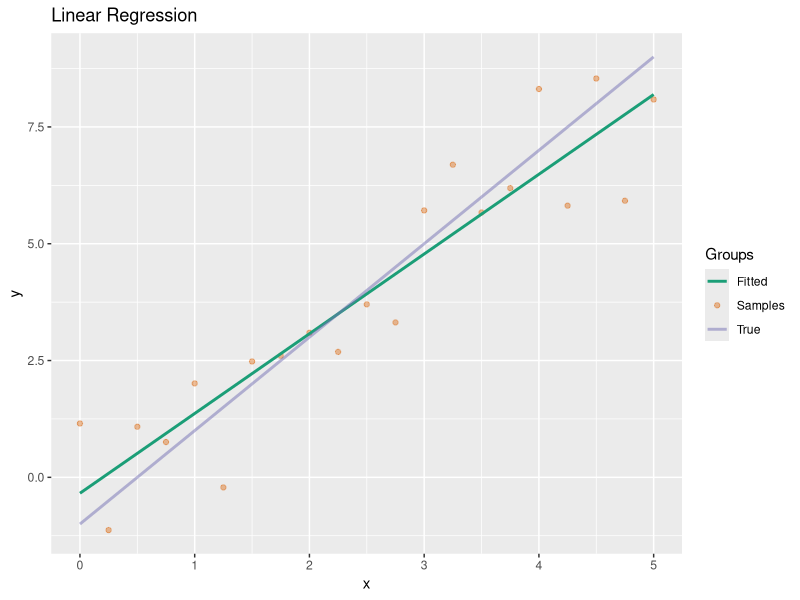
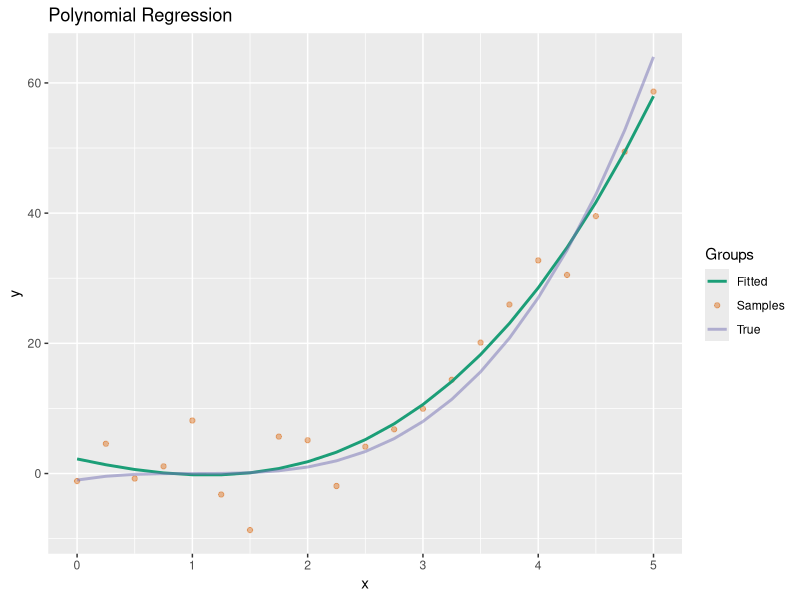
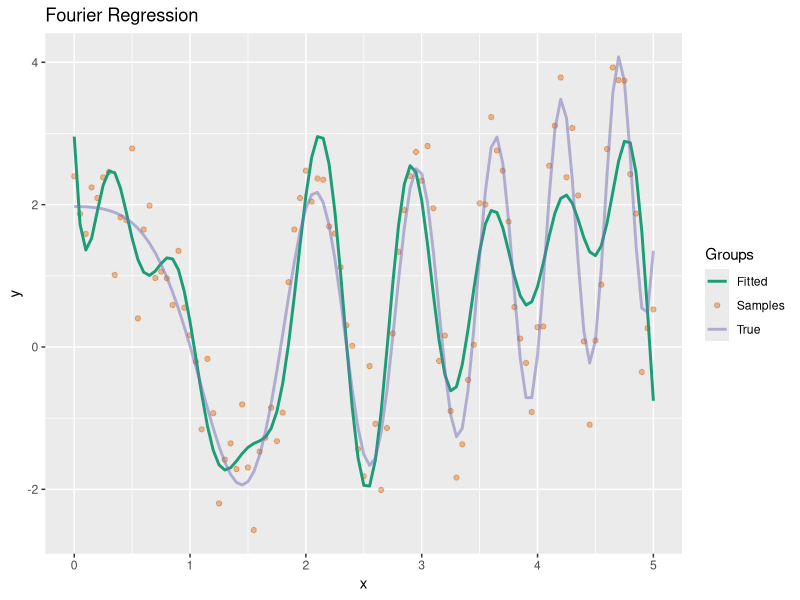

Source code (R) for these figures, in order:
## ---- chunk 1
knitr::opts_chunk$set(echo = TRUE)
## ---- chunk 2
linreg = function(X,Y) {
  decomp = qr(X)
  #Throw out the zero columns
  newR = qr.R(decomp)[,1:decomp$rank]
  #rearrange to put them back the way they came
  inverse_pivot = sort.list(decomp$pivot[1:decomp$rank])
  newR = newR[,inverse_pivot]
  newRinv = qr.solve(t(newR) %*% newR)
  beta =  newRinv %*% t(newR) %*% t(qr.Q(decomp)) %*% Y
  #Return
  function(A) A[,1:decomp$rank] %*% beta
}
## ---- chunk 3
variance = 1.0
x = seq(0,5,0.25)
l = length(x)
xbias = as.matrix(cbind(1, x))
y = 2*x-1+rnorm(l)*variance
lf = linreg(xbias, y)
## ---- chunk 4
library(ggplot2)
ggplot()+
  geom_point(aes(x=x, y=y, color = 'Samples'), alpha = 0.4) + 
  geom_line(aes(x=x, y=lf(xbias), color = 'Fitted'), size =1) + 
  geom_line(aes(x=x, y=2*x-1, color = 'True'),  size = 1, alpha = 0.5) + 
  scale_color_brewer(palette = 'Dark2') +
  labs(color = "Groups") +
  ggtitle("Linear Regression") +
  theme_gray()
## ---- chunk 5
polyreg = function(X,Y, n){ 
  g = linreg(outer(X,0:n,`^`),Y) 
  function(A) g(outer(A, 0:n,`^`))
}
## ---- chunk 6
variance = 5
x = seq(0,5,0.25)
l = length(x)
y = (x-1)^3+rnorm(l)*variance
pf = polyreg(x, y, 3)
## ---- chunk 7
ggplot()+
  geom_point(aes(x=x, y=y, color = 'Samples'), alpha = 0.4) + 
  geom_line(aes(x=x, y=pf(x), color = 'Fitted'), size =1) + 
  geom_line(aes(x=x, y=(x-1)^3, color = 'True'),  size = 1, alpha = 0.5)+ 
  scale_color_brewer(palette = 'Dark2') +
  labs(color = "Groups") +
  ggtitle("Polynomial Regression") +
  theme_gray()
## ---- chunk 8
freg = function(X,Y, n){ 
  sins = outer(X,0:n,function(a,b) sin(a*b))
  cosins = outer(X,0:n,function(a,b) cos(a*b))
  g = linreg(cbind(sins,cosins),Y)
  function(A) {
     sins = outer(A,1:n,function(a,b) sin(a*b))
     cosins = outer(A,0:n,function(a,b) cos(a*b))
     g(cbind(sins, cosins))
  }
}
## ---- chunk 9
variance = 0.5
x = seq(0,5,0.05)
l = length(x)
y1 = 2*sin(2^0.5 * x^2+3^0.5)+x^3/50
y = y1 + rnorm(l)*variance
ff = freg(x, y, 9)
## ---- chunk 10
grid = seq(0,5,0.05)
ggplot()+
  geom_point(aes(x=x, y=y, color = 'Samples'), alpha = 0.4) + 
  geom_line(aes(x=grid, y=ff(grid), color = 'Fitted'), size =1) + 
  geom_line(aes(x=x, y=y1, color = 'True'),  size = 1, alpha = 0.5)+ 
  scale_color_brewer(palette = 'Dark2') +
  labs(color = "Groups") +
  ggtitle("Fourier Regression") +
  theme_gray()
